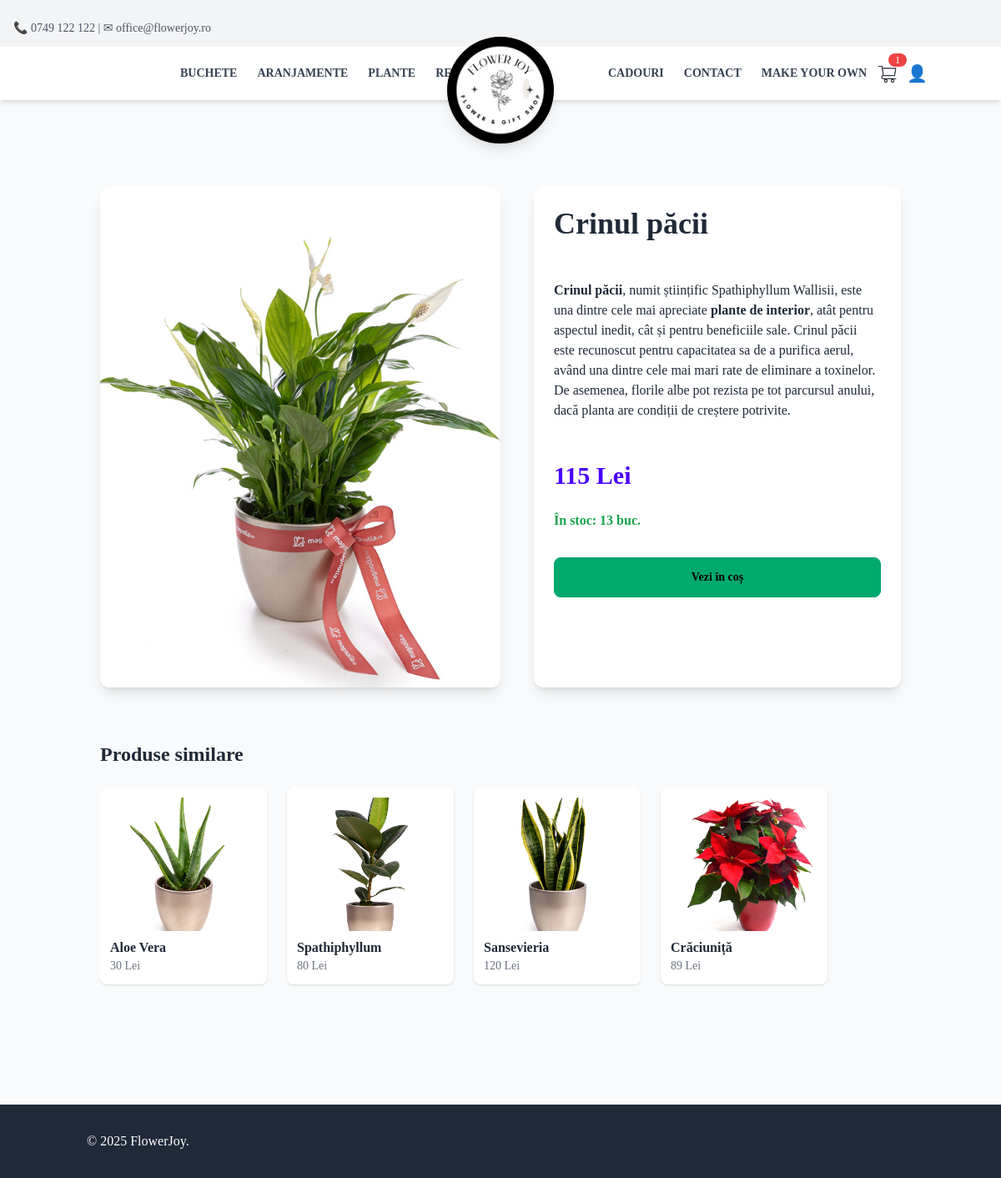
The app's page /product/95/, older data.
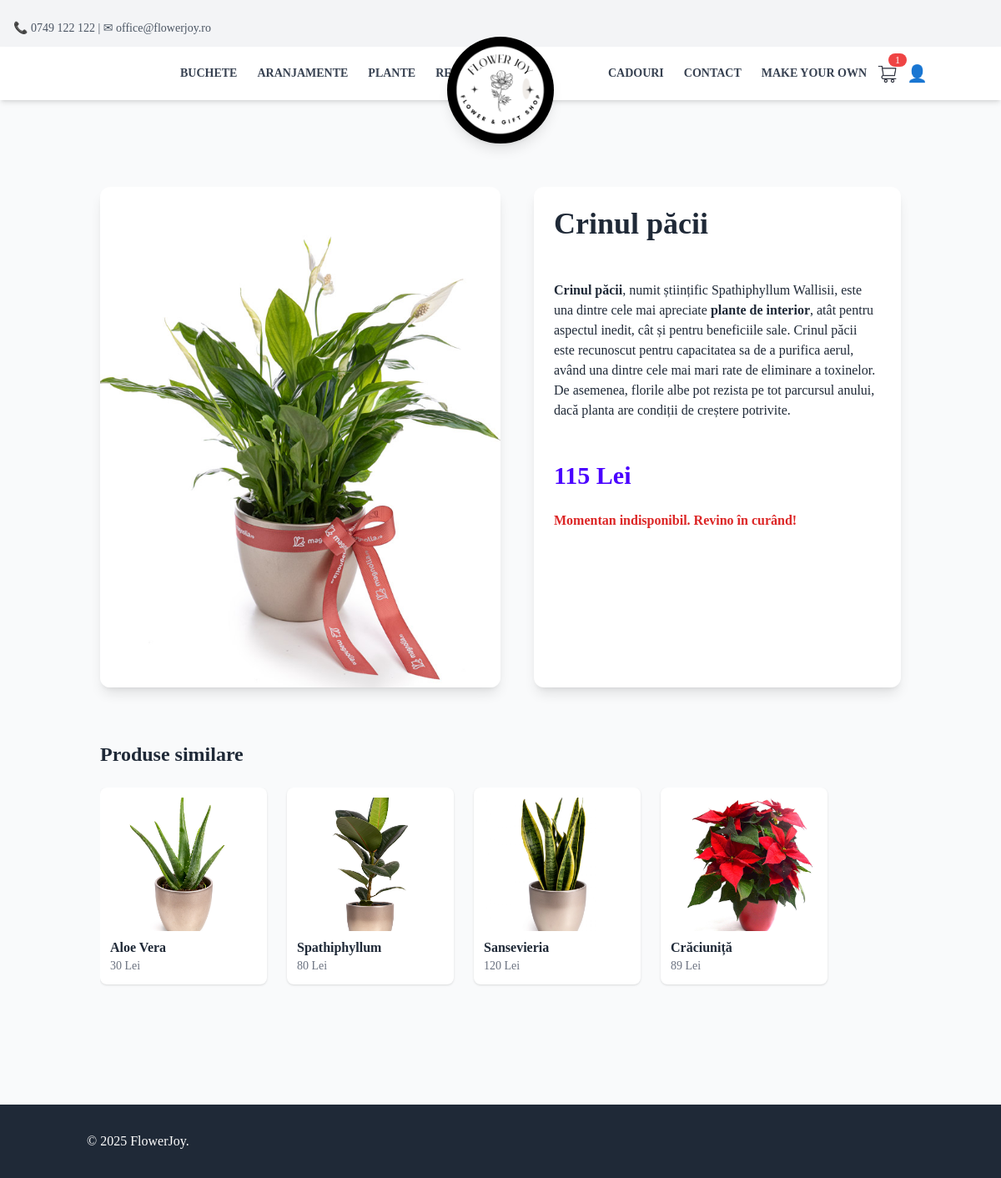
The same page, newer data.
### App/models.py (models this page shows, shortened)
class Product(models.Model):
    name = models.CharField(max_length=100, null=False, blank=False)
    description = RichTextField()
    category = models.CharField(
        max_length=100,
        choices=[
            ("buchete", "buchete"),
            ("plante", "plante"),
            ("aranjamente", "aranjamente"),
            ("Accessories", "Accessories"),
            ("Gifts", "Gifts"),
            ("CustomBouquet", "CustomBouquet"),
        ],
        default="General"
    )
    price = models.DecimalField(max_digits=10, decimal_places=0, null=False, blank=False)
    image = models.ImageField(upload_to="Pictures/", null=False, blank=False)
    created_at = models.DateTimeField(auto_now_add=True, null=False, blank=False)
    stock = models.PositiveIntegerField(default=0)
    is_custom = models.BooleanField(default=False)
    in_store = models.BooleanField(default=False)
    auction_manual = models.BooleanField(default=False)
    auction_start_time = models.DateTimeField(null=True, blank=True)
    auction_floor_price = models.DecimalField(max_digits=10, decimal_places=2, default=10)
    auction_interval_minutes = models.PositiveIntegerField(default=60)
    auction_drop_amount = models.DecimalField(max_digits=6, decimal_places=2, default=5)
    before_auction_price = models.DecimalField(max_digits=10, decimal_places=2, null=False, blank=False, default=0.00)  # Store the price before auction
    bid_submited = models.BooleanField(default=False)  # Track if a bid has been submitted
    number_of_purcheses = models.PositiveIntegerField(default=0)  # Track the number of purchases

### App/views.py (the view)
# urls.py: path('product/<int:pk>/', product_detail, name='product_detail'),
def product_detail(request, pk):
    product = get_object_or_404(Product, pk=pk)
    related_products = Product.objects.filter(category=product.category).exclude(pk=pk)
    cart_product_ids = get_cart_items(request).values_list('product_id', flat=True)
    context = {
        'product': product,
        'related_products': related_products,
        'cart_product_ids': cart_product_ids
    }
    return render(request, 'product_detail.html', context)

### App/views.py (called while the page is built)
def get_cart_items(request):
    user = request.user if request.user.is_authenticated else None
    session_id = request.session.session_key or request.session.create()
    return CartItem.objects.filter(user=user) if user else CartItem.objects.filter(session_id=session_id)

### App/templates/partials/product_detail.html (shortened to what this page needs)
{% extends 'base.html' %}
{% load static %}
{% block content %}
<div class="container mx-auto mt-24 py-32 px-8">
    <div class="flex flex-col lg:flex-row gap-10">
        <img src="{{ product.image.url }}" alt="{{ product.name }}" class="w-1/2 h-100 object-cover rounded-xl shadow-lg">
        <div class="flex flex-col gap-6 w-full lg:w-1/2 bg-white p-6 rounded-xl shadow-lg">
            <h1 class="text-4xl font-extrabold text-gray-800">{{ product.name }}</h1>
            <p class="text-gray-700 text-lg leading-relaxed">{{ product.description|safe }}</p>
            <p class="text-3xl font-bold text-primary">{{ product.price }} Lei</p>
            {% if product.category not in 'buchete' and product.category not in 'aranjamente' %}
                {% if product.stock > 0 %}
                    <p class="text-green-600 font-semibold">În stoc: {{ product.stock }} buc.</p>
                    <div id="add-to-cart-container-{{ product.id }}" class="flex flex-col justify-center">
                        {% if product.id not in cart_product_ids %}
                        <form id="add-to-cart-form-{{ product.id }}"
                            data-product-url="{% url 'add_to_cart' product.id %}"
                            class="mt-4">
                            {% csrf_token %}
                            <button type="submit" class="bg-black text-white px-6 py-3 rounded-lg font-semibold w-44 hover:bg-gray-800 transition duration-300 ease-in-out transform hover:scale-105 text-center whitespace-nowrap flex items-center justify-center gap-3">
                                Adaugă în coș
                                <img src="{% static 'cart-icon.png' %}" alt="Cart" class="w-7 h-7 brightness-0 invert">
                            </button>
                        </form>
                        <div id="cart-error-message-{{ product.id }}" class="mt-3 p-3 rounded text-red-700 bg-red-100 border border-red-300" style="display: none;"></div>
                        {% else %}
                        <a href="/cart/" id="cart-btn" class="btn btn-success mt-2">
                            Vezi în coș
                        </a>
                        {% endif %}
                    </div>
                {% else %}
                    <p class="text-red-600 font-semibold">Momentan indisponibil. Revino în curând!</p>
                {% endif %}
            {% endif %}
        </div>
    </div>
    <h2 class="text-2xl font-bold mt-16 mb-6">Produse similare</h2>
    <div class="flex overflow-x-auto gap-6 pb-4">
        {% for item in related_products|slice:":4" %}
            <a href="{% url 'product_detail' item.id %}" class="min-w-[200px] bg-white shadow rounded-lg p-3 hover:scale-105 duration-300">
                <img src="{{ item.image.url }}" class="w-full h-40 object-cover rounded-md mb-2">
                <h3 class="font-semibold">{{ item.name }}</h3>
                <p class="text-sm text-gray-500">{{ item.price }} Lei</p>
            </a>
        {% endfor %}
    </div>
</div>
{% endblock %}

### App/templates/base.html (shortened to what this page needs)
{% load static %}
<!DOCTYPE html>
<html lang="en">
<head>
    <link href="{% static 'output.css' %}" rel="stylesheet">
    <script src="https://cdn.tailwindcss.com"></script>
    <link href="https://cdn.jsdelivr.net/npm/daisyui@4.10.2/dist/full.css" rel="stylesheet" type="text/css" />
</head>
<body class="bg-gray-50 dark:bg-base-100 font-serif min-h-screen flex flex-col transition-colors duration-300">
    {% include 'partials/navbar.html' %}
    <main class="flex-grow h-full">
        {% block content %}
        {% endblock %}
    </main>
    <footer class="bg-gray-800 text-white py-8">
        <div class="container mx-auto px-4 flex justify-between">
            <p>&copy; 2025 FlowerJoy.</p>
            <div>
            </div>
        </div>
    </footer>
</body>

### App/templates/partials/navbar.html (shortened to what this page needs)
<div id="top-bar" class="bg-gray-100 text-gray-600 text-sm py-6 px-4 flex justify-between items-center fixed top-0 left-0 w-full z-30 transition-all duration-300 ease-in-out">
    <div>📞 0749 122 122 | ✉ office@flowerjoy.ro</div>
</div>
 <nav id="main-navbar" class="bg-white shadow-md fixed top-0 left-0 w-full z-40 transition-all duration-300 ease-in-out mt-14">
    <div class="container mx-auto flex justify-between items-center py-4 px-32 pr-0">
        <div class="hidden md:flex gap-6 uppercase text-sm font-semibold text-gray-700">
            <a href="{% url 'products_by_category' category='buchete' %}" class="hover:text-gray-900">Buchete</a>
            <a href="{% url 'products_by_category' category='aranjamente' %}" class="hover:text-gray-900">Aranjamente</a>
            <a href="{% url 'products_by_category' category='plante' %}" class="hover:text-gray-900">Plante</a>
            <a href="/auction/" class="hover:text-gray-900">Reduceri</a>
        </div>
        <div id="logo" class="absolute left-1/2 transform -translate-x-1/2 top-4 z-50 transition-all duration-300 ease-in-out -translate-y-7">
            <a href="/" class=" w-32 h-32 bg-black rounded-full flex items-center justify-center shadow-lg">
                <img src="/static/Logo.png" alt="Flower Shop Logo" class="w-28 h-28 rounded-full object-cover transition-all duration-300 ease-in-out" id="logo-img">
            </a>
        </div>
        <div class="flex items-center">
            <div class="hidden md:flex gap-6 uppercase text-sm font-semibold text-gray-700">
                <a href="{% url 'products_by_category' category='Gifts' %}" class="hover:text-gray-900">Cadouri</a>
                <a href="{% url 'contact' %}" class="hover:text-gray-900">Contact</a>
                <a href="{% url 'custom_bouquet_builder' %}" class="hover:text-gray-900">Make your own</a>
            </div>
            <div class="flex items-center space-x-4 ml-2">
                <a href="/cart/" id="cart-btn" class="relative">
                    <img src="/static/cartIcon1.png" class="w-8 h-8">
                    {% include "partials/cart_count.html" with cart_count=cart_items.count %}
                </a>
            </div>
            <div class="flex items-center space-x-4 ml-2">
                {% if user.is_authenticated %}
                    <a href="{% url 'logout' %}"
                       class="text-xl hover:text-gray-700"
                       onclick="return confirm('Are you sure you want to log out?');">
                        <img src="/static/logout.png" class="h-7">
                    </a>
                    <span class="text-gray-700 text-sm"> <a href="{% url 'profile' %}">{{ user.username }}</a></span>
                {% else %}
                    <a href="/login_page/" class="text-xl hover:text-gray-700"> 👤 </a>
                {% endif %}
            </div>
        </div>
    </div>
</nav>

### App/templates/partials/cart_count.html (shortened to what this page needs)
<span id="cart-count" class="absolute -top-2 -right-2 bg-red-500 text-white text-xs px-2 rounded-full"
    hx-swap-oob="true">
</span>

Row changes from the older to the newer data that the page shows:
changed Product "Crinul păcii": stock "13" → (not shown)
Text that changed along with them:
text no longer shown: "În stoc: buc. Vezi în coș"
text now shown: "Momentan indisponibil. Revino în curând!"
